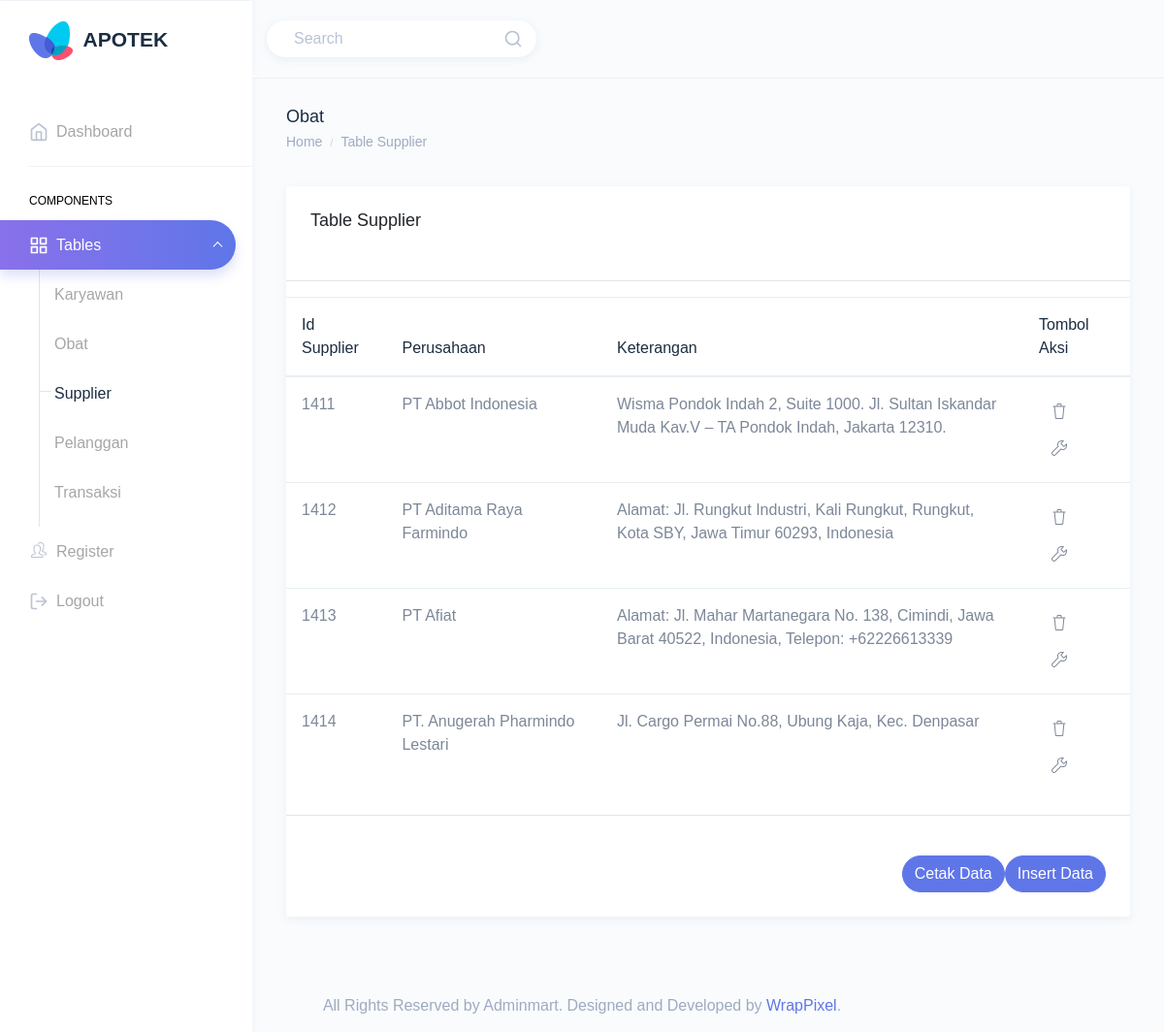
Screenshot of /view/viewsupplier.php (signed in) with the database file from the repository.
### tables this page shows
CREATE TABLE `tb_supplier` (
  `idsupplier` int(4) NOT NULL,
  `perusahaan` varchar(100) NOT NULL,
  `keterangan` varchar(100) NOT NULL
);

### view/viewsupplier.php (the view, shortened to what this page needs)
<!DOCTYPE html>
<html dir="ltr" lang="en">
<head>
    <link href="../dist/css/style.min.css" rel="stylesheet">
    <link rel="stylesheet" href="style.css">
</head>
<body>
    <?php require '../template/header.php' ?>
    <?php require '../template/navbar.php' ?>
    <div class="page-wrapper">
        <div class="page-breadcrumb">
            <div class="row">
                <div class="col-7 align-self-center">
                    <h4 class="page-title text-truncate text-dark font-weight-medium mb-1">Obat</h4>
                    <div class="d-flex align-items-center">
                        <nav aria-label="breadcrumb">
                            <ol class="breadcrumb m-0 p-0">
                                <li class="breadcrumb-item"><a href="dashboard.php" class="text-muted">Home</a></li>
                                <li class="breadcrumb-item text-muted active" aria-current="page">Table Supplier</li>
                            </ol>
                        </nav>
                    </div>
                </div>
            </div>
        </div>
        <div class="container-fluid">
            <div class="row">
                <div class="col-12">
                    <div class="card">
                        <div class="card-body">
                            <h4 class="card-title">Table Supplier</h4>
                        </div>
                        <div class="table-responsive">
                            <table class="table table-hover">
                                <thead>
                                    <tr class="text-dark">
                                        <th>Id Supplier</th>
                                        <th>Perusahaan</th>
                                        <th>Keterangan</th>
                                        <th>Tombol Aksi</th>
                                    </tr>
                                </thead>
                                <tbody>
                                    <?php
                                    require '../koneksi.php';
                                    $query = "SELECT * FROM tb_supplier";
                                    $hasil = mysqli_query($koneksi, $query);
                                    while ($row = mysqli_fetch_assoc($hasil)) {
                                        echo "<tr>";
                                        echo "<td>" . $row['idsupplier']       . "</td>";
                                        echo "<td>" . $row['perusahaan']       . "</td>";
                                        echo "<td class='w-50'>" . $row['keterangan']     . "</td>";
                                        echo "<td>
                                                    <a class ='btn btn icon-trash'
                                                    data-toggle='tooltip'
                                                    data-placement='top'
                                                    title='Delete'
                                                    href='../delete/deletesupplier.php?idsupplier=" . $row['idsupplier'] . "'></a>
                                                    <a class ='btn icon-wrench'
                                                    data-toggle='tooltip'
                                                    data-placement='top'
                                                    title='Update'
                                                    href='../update/updatesupplier.php?idsupplier=" . $row['idsupplier'] . "'></a>
                                                 </td>";
                                        echo "</tr>";
                                    }
                                    ?>
                                    <hr>
                                </tbody>
                            </table>
                            <hr>
                        </div>
                        <div class="card-body print-data">
                            <a href="../insert/insertsupplier.php" class="btn btn-primary btn-rounded float-right">Insert Data</a>
                            <a href="#" class="ml-1 btn btn-primary btn-rounded float-right" onclick="window.print()"> Cetak Data </a>
                        </div>
                    </div>
                </div>
            </div>
        </div>
    </div>
    </div>
    <footer class="footer text-center text-muted">
        All Rights Reserved by Adminmart. Designed and Developed by <a href="https://wrappixel.com">WrapPixel</a>.
    </footer>
</body>
</html>

### rows the page displays
tb_supplier: idsupplier "1411", perusahaan "PT Abbot Indonesia", keterangan "Wisma Pondok Indah 2, Suite 1000. Jl. Sultan Iskandar Muda Kav.V – TA Pondok Indah, Jakarta 12310."
tb_supplier: idsupplier "1412", perusahaan "PT Aditama Raya Farmindo", keterangan "Alamat: Jl. Rungkut Industri, Kali Rungkut, Rungkut, Kota SBY, Jawa Timur 60293, Indonesia"
tb_supplier: idsupplier "1413", perusahaan "PT Afiat", keterangan "Alamat: Jl. Mahar Martanegara No. 138, Cimindi, Jawa Barat 40522, Indonesia, Telepon: +62226613339"
tb_supplier: idsupplier "1414", perusahaan "PT. Anugerah Pharmindo Lestari", keterangan "Jl. Cargo Permai No.88, Ubung Kaja, Kec. Denpasar"
